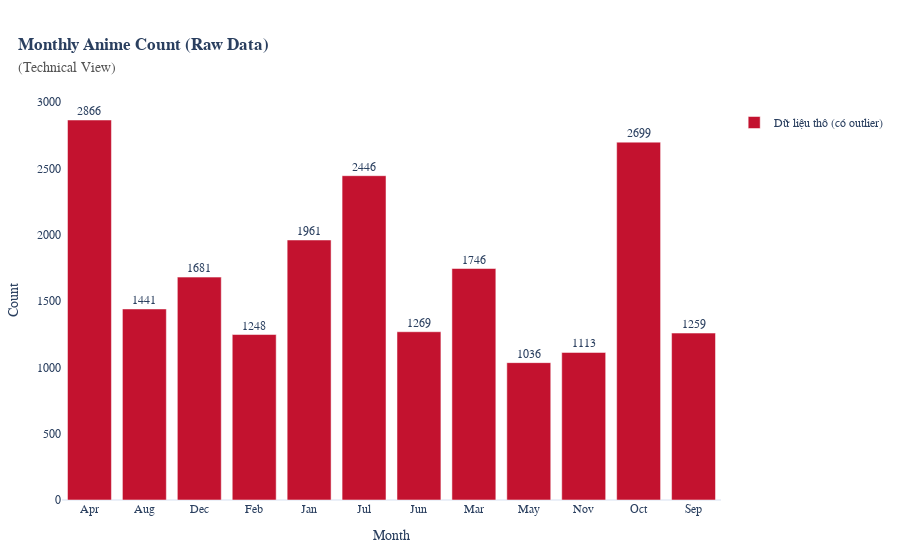

Notebook code for this chart:
### Markdown cell above
## **V. Theme C — Release Strategy (Aired, Episodes, Duration)**

### **1. Issue Overview**


#### **a. Inconsistent Aired Dates**
The *Aired* field contains heterogeneous and irregular date formats (e.g., ranges, partial dates, or text-based strings).  
Because of this inconsistency, the dataset **cannot support any temporal or seasonal analysis**, such as evaluating how *Score* varies by **year**, **quarter**, or **release season**.

#### **b. Unstructured Duration Values**
The *Duration* attribute is stored as free-form text (e.g., "24 min per ep", "1 hr 30 min", "Unknown").  
This prevents the separation of **TV shorts**, **standard TV episodes**, **movies**, and **specials** into meaningful analytical categories.  
As a result, it becomes **impossible to assess the relationship between Duration and Score**, or to compare performance across runtime formats.



### **2. Solution**


#### **a. Standardizing Aired Dates**
To resolve the inconsistencies in the *Aired* field, the raw date strings were:
- parsed into standardized `datetime` objects,
- decomposed into analytical components such as **Year**, **Month**, **Quarter**, and **Season**, and mapped to canonical anime release seasons (Winter, Spring, Summer, Fall).

This transformation enables reliable temporal analysis and allows us to examine how **Score varies by year, seasonality, and release timing**.

#### **b. Structuring Duration into Numeric Format**
The *Duration* values were cleaned by:
- Extracting numeric runtime from textual strings,
- Converting all formats into a unified measure (minutes per episode), and categorizing them into meaningful groups such as  
  **TV Short**, **Standard TV (24 min)**, **Long-Form Special**, and **Movie Runtime**.

This standardization makes it possible to study **how different runtime formats relate to Score** and compare performance across media types in a consistent manner.



### **3. Visual Evidence: Misleading (Raw) vs. Correct (Clean) Insights** 
#### **a. Raw**

### Code cell
import plotly.graph_objects as go
import pandas as pd

df_raw_viz['Extracted Month'] = df_raw_viz['Aired'].str.extract(
    r'(\bJan|\bFeb|\bMar|\bApr|\bMay|\bJun|\bJul|\bAug|\bSep|\bOct|\bNov|\bDec)', expand=False
)

month_counts = df_raw_viz['Extracted Month'].value_counts().sort_index()

fig = go.Figure()

fig.add_trace(go.Bar(
    x=month_counts.index,
    y=month_counts.values,
    marker_color='#C3122F',  # Red for Raw Data
    text=month_counts.values,
    textposition='outside',
    name="Dữ liệu thô (có outlier)",
    showlegend=True
))

fig.update_layout(
    title_text="<b>Monthly Anime Count (Raw Data)</b><br><span style='color:#555555; font-size:14px'>(Technical View)</span>",
    title_x=0.02,
    font=dict(family="Tahoma"),
    margin=dict(l=40, r=40, t=100, b=60),
    hovermode="x unified",
    template="plotly_white",
    xaxis=dict(title="Month", showgrid=False),
    yaxis=dict(title="Count", showgrid=False),
    legend=dict(x=1.02, y=0.98, xanchor='left', yanchor='top', bgcolor='rgba(0,0,0,0)')
)

fig.show()

### Figure 1 — Plotly figure (JSON) as saved in the notebook; plotly's stock layout.template omitted (floating-point values rounded to 4 significant figures)
{"data": [{"marker": {"color": "#C3122F"}, "name": "Dữ liệu thô (có outlier)", "showlegend": true, "text": [2866.0, 1441.0, 1681.0, 1248.0, 1961.0, 2446.0, 1269.0, 1746.0, 1036.0, 1113.0, 2699.0, 1259.0], "textposition": "outside", "type": "bar", "x": ["Apr", "Aug", "Dec", "Feb", "Jan", "Jul", "Jun", "Mar", "May", "Nov", "Oct", "Sep"], "y": [2866, 1441, 1681, 1248, 1961, 2446, 1269, 1746, 1036, 1113, 2699, 1259]}], "layout": {"font": {"family": "Tahoma"}, "hovermode": "x unified", "legend": {"bgcolor": "rgba(0,0,0,0)", "x": 1.02, "xanchor": "left", "y": 0.98, "yanchor": "top"}, "margin": {"b": 60, "l": 40, "r": 40, "t": 100}, "title": {"text": "<b>Monthly Anime Count (Raw Data)</b><br><span style='color:#555555; font-size:14px'>(Technical View)</span>", "x": 0.02}, "xaxis": {"showgrid": false, "title": {"text": "Month"}}, "yaxis": {"showgrid": false, "title": {"text": "Count"}}}}
